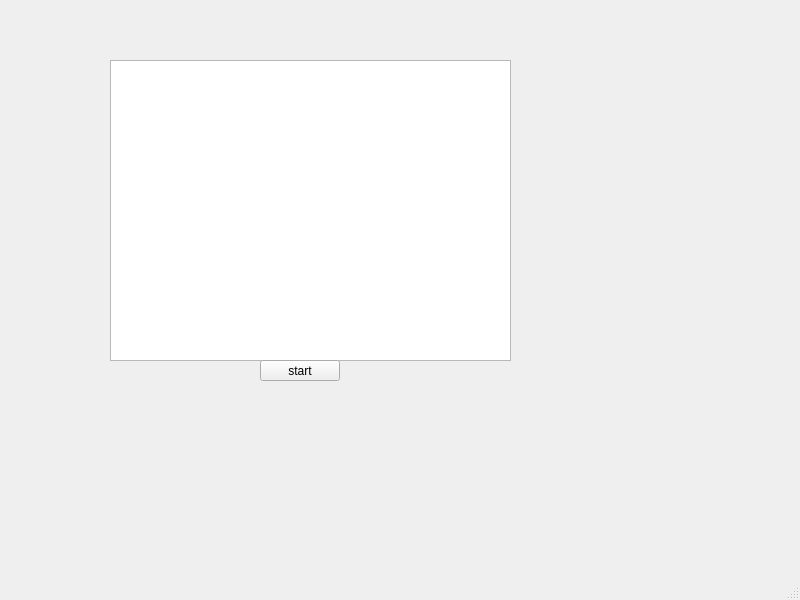
<?xml version="1.0" encoding="UTF-8"?>
<ui version="4.0">
 <class>CLASEMainWindow</class>
 <widget class="QMainWindow" name="CLASEMainWindow">
  <property name="geometry">
   <rect>
    <x>0</x>
    <y>0</y>
    <width>800</width>
    <height>600</height>
   </rect>
  </property>
  <property name="windowTitle">
   <string>CLASEMainWindow</string>
  </property>
  <widget class="QWidget" name="centralwidget">
   <widget class="QGraphicsView" name="graphicsView">
    <property name="geometry">
     <rect>
      <x>110</x>
      <y>60</y>
      <width>401</width>
      <height>301</height>
     </rect>
    </property>
   </widget>
   <widget class="QPushButton" name="pushButton">
    <property name="geometry">
     <rect>
      <x>260</x>
      <y>360</y>
      <width>80</width>
      <height>21</height>
     </rect>
    </property>
    <property name="text">
     <string>start</string>
    </property>
   </widget>
  </widget>
  <widget class="QMenuBar" name="menubar">
   <property name="geometry">
    <rect>
     <x>0</x>
     <y>0</y>
     <width>800</width>
     <height>20</height>
    </rect>
   </property>
  </widget>
  <widget class="QStatusBar" name="statusbar"/>
 </widget>
 <resources/>
 <connections/>
</ui>
